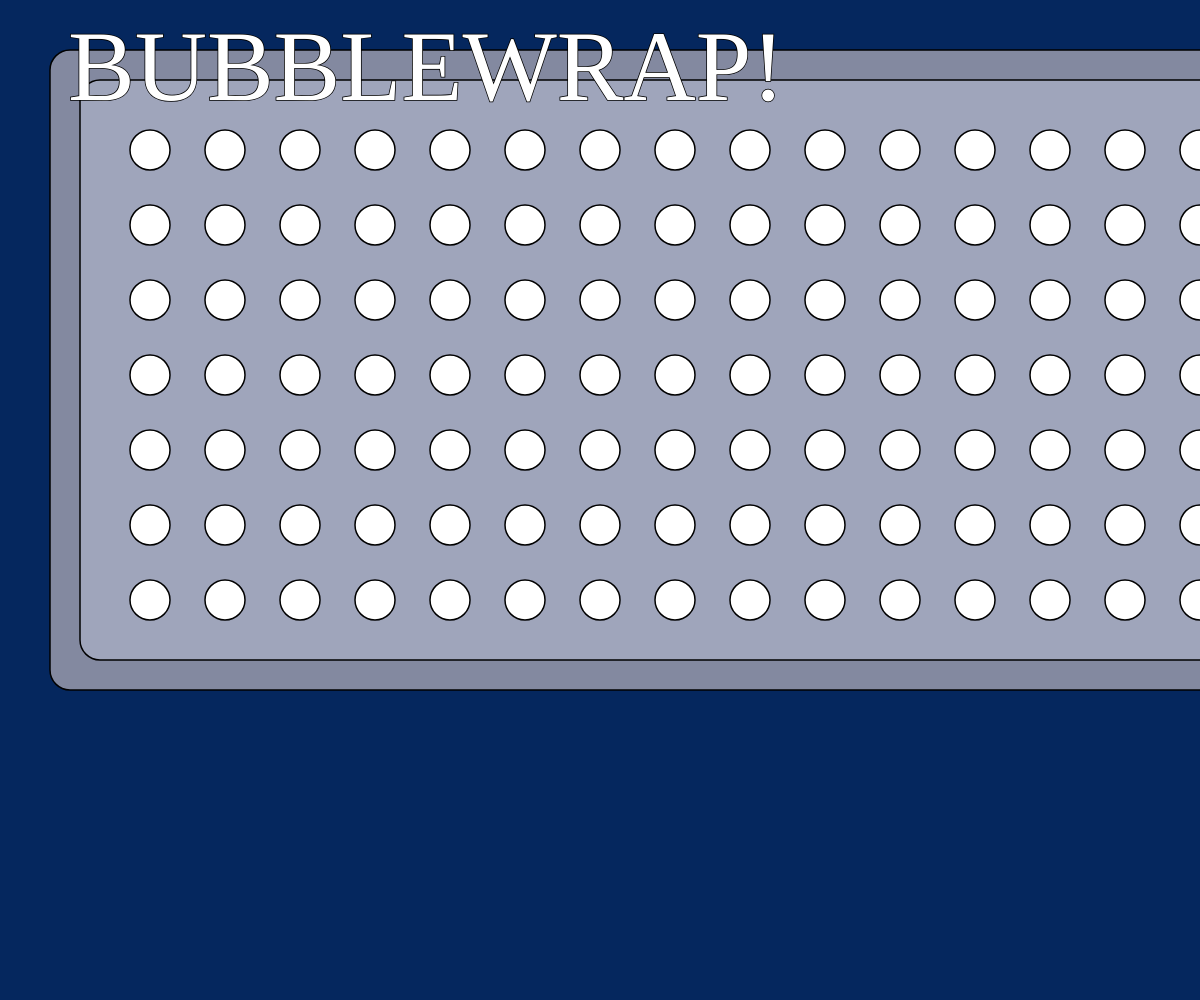
Frame 1 (no input)
Frame 60 (no input): identical to frame 1, image omitted
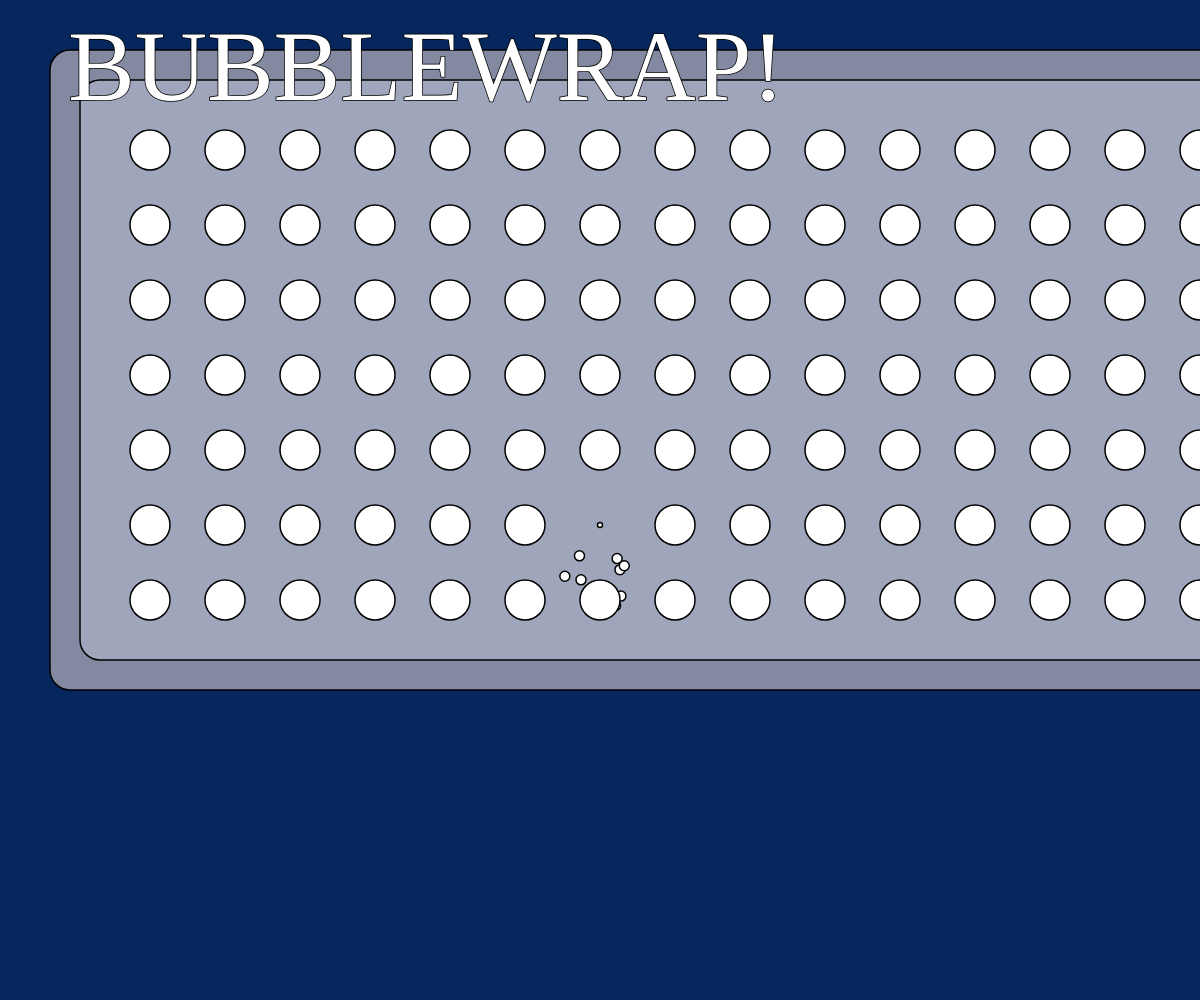
Frame 120 (the mouse pressed at the canvas centre since frame 60)

The p5.js sketch that drew these frames (run headless with seeded random() and noise() and a simulated clock; from frame 60 on, the mouse is pressed at the canvas centre):

// p5.js sketch
// ── sketch.js
let ellipses = [];

const g = 0.3; 
const vyMax = 20;
const columns = 16;
const rows = 7; 

function setup(){
  createCanvas(windowWidth, windowHeight);
  for (let i = 0; i < columns; i++) {
    for (let j = 0; j < rows; j++) {
      let ellipseObj = {
        m: 40,
        x: 150 + i * 75, 
        y: 150 + j * 75, 
        vx: 2,
        vy: 2,
        grabbed: false,
        mouseActive: true, // Individual mouse active state
        balls: [],
        ballsCreated: false
      };
      ellipses.push(ellipseObj);
    }
  }
}

function mousePressed(){
  for (let i = 0; i < ellipses.length; i++) {
    let e = ellipses[i];
    e.grabbed = dist(mouseX, mouseY, e.x, e.y) < 30; 
  }
}

function draw(){
  background(5, 39, 94); 
  stroke(0); 
  strokeWeight(1.5); 

  fill(131, 137, 160);
  rect(50, 50, 1320, 640, 20); 
  fill(159, 165, 187);
  rect(80, 80, 1260, 580, 20);

  fill(255);
  textSize(100);
  textFont("serif");
  text("BUBBLEWRAP!", 68, 100);

  for (let i = 0; i < ellipses.length; i++) {
    let e = ellipses[i];
    ellipse(e.x, e.y, e.m);
    
    if(mouseIsPressed && e.mouseActive && e.grabbed){
      e.m += 0.5;
    }
    
    if(e.m >= 60 && !e.ballsCreated){
      e.m = 5;
      e.mouseActive = false; // Disable mouseIsPressed effect for this ellipse
      createBalls(e); // Create balls once for this ellipse
      e.ballsCreated = true; // Ensure balls are created only once
    }

    // Update and draw each ball in the array for this ellipse
    for(let j = 0; j < e.balls.length; j++){
      let ball = e.balls[j];
      ellipse(ball.x, ball.y, 10);
      ball.x += ball.vx;
      ball.y += ball.vy;
      ball.vy += g;
    }
  }
}

function createBalls(e) {
  for(let i = 0; i < 8; i++){
    let ball = {
      x: e.x,
      y: e.y,
      vx: random(-2, 2),
      vy: random(-2, 2)
    };
    e.balls.push(ball);
  }
}

function keyPressed(){
  if(key == " "){
    for (let i = 0; i < ellipses.length; i++) {
      let e = ellipses[i];
      e.m = 40;
      e.grabbed = false;
      e.mouseActive = true; // Reactivate mouse for this ellipse
      e.balls = []; // Clear the array
      e.ballsCreated = false; // Allow balls to be created again
    }
  }
}
